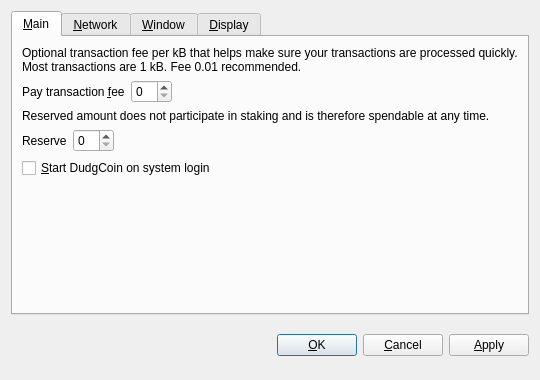
<?xml version="1.0" encoding="UTF-8"?>
<ui version="4.0">
 <class>OptionsDialog</class>
 <widget class="QDialog" name="OptionsDialog">
  <property name="geometry">
   <rect>
    <x>0</x>
    <y>0</y>
    <width>540</width>
    <height>380</height>
   </rect>
  </property>
  <property name="windowTitle">
   <string>Options</string>
  </property>
  <property name="modal">
   <bool>true</bool>
  </property>
  <layout class="QVBoxLayout" name="verticalLayout">
   <item>
    <widget class="QTabWidget" name="tabWidget">
     <property name="tabPosition">
      <enum>QTabWidget::North</enum>
     </property>
     <property name="currentIndex">
      <number>0</number>
     </property>
     <widget class="QWidget" name="tabMain">
      <attribute name="title">
       <string>&amp;Main</string>
      </attribute>
      <layout class="QVBoxLayout" name="verticalLayout_Main">
       <item>
        <widget class="QLabel" name="transactionFeeInfoLabel">
         <property name="text">
          <string>Optional transaction fee per kB that helps make sure your transactions are processed quickly. Most transactions are 1 kB. Fee 0.01 recommended.</string>
         </property>
         <property name="textFormat">
          <enum>Qt::PlainText</enum>
         </property>
         <property name="wordWrap">
          <bool>true</bool>
         </property>
        </widget>
       </item>
       <item>
        <layout class="QHBoxLayout" name="horizontalLayoutFee">
         <item>
          <widget class="QLabel" name="transactionFeeLabel">
           <property name="text">
            <string>Pay transaction &amp;fee</string>
           </property>
           <property name="textFormat">
            <enum>Qt::PlainText</enum>
           </property>
           <property name="buddy">
            <cstring>transactionFee</cstring>
           </property>
          </widget>
         </item>
         <item>
          <widget class="BitcoinAmountField" name="transactionFee"/>
         </item>
         <item>
          <spacer name="horizontalSpacerFee">
           <property name="orientation">
            <enum>Qt::Horizontal</enum>
           </property>
           <property name="sizeHint" stdset="0">
            <size>
             <width>40</width>
             <height>20</height>
            </size>
           </property>
          </spacer>
         </item>
        </layout>
       </item>
       <item>
        <widget class="QLabel" name="reserveBalanceInfoLabel">
         <property name="text">
          <string>Reserved amount does not participate in staking and is therefore spendable at any time.</string>
         </property>
         <property name="textFormat">
          <enum>Qt::PlainText</enum>
         </property>
         <property name="wordWrap">
          <bool>true</bool>
         </property>
        </widget>
       </item>
       <item>
        <layout class="QHBoxLayout" name="horizontalLayoutReserveBalance">
         <item>
          <widget class="QLabel" name="reserveBalanceLabel">
           <property name="text">
            <string>Reserve</string>
           </property>
           <property name="textFormat">
            <enum>Qt::PlainText</enum>
           </property>
           <property name="buddy">
            <cstring>reserveBalance</cstring>
           </property>
          </widget>
         </item>
         <item>
          <widget class="BitcoinAmountField" name="reserveBalance"/>
         </item>
         <item>
          <spacer name="horizontalSpacerReserveBalance">
           <property name="orientation">
            <enum>Qt::Horizontal</enum>
           </property>
           <property name="sizeHint" stdset="0">
            <size>
             <width>40</width>
             <height>20</height>
            </size>
           </property>
          </spacer>
         </item>
        </layout>
       </item>
       <item>
        <widget class="QCheckBox" name="bitcoinAtStartup">
         <property name="toolTip">
          <string>Automatically start DudgCoin after logging in to the system.</string>
         </property>
         <property name="text">
          <string>&amp;Start DudgCoin on system login</string>
         </property>
        </widget>
       </item>
       <item>
        <spacer name="verticalSpacer_Main">
         <property name="orientation">
          <enum>Qt::Vertical</enum>
         </property>
         <property name="sizeHint" stdset="0">
          <size>
           <width>20</width>
           <height>40</height>
          </size>
         </property>
        </spacer>
       </item>
      </layout>
     </widget>
     <widget class="QWidget" name="tabNetwork">
      <attribute name="title">
       <string>&amp;Network</string>
      </attribute>
      <layout class="QVBoxLayout" name="verticalLayout_Network">
       <item>
        <widget class="QCheckBox" name="mapPortUpnp">
         <property name="toolTip">
          <string>Automatically open the DudgCoin client port on the router. This only works when your router supports UPnP and it is enabled.</string>
         </property>
         <property name="text">
          <string>Map port using &amp;UPnP</string>
         </property>
        </widget>
       </item>
       <item>
        <widget class="QCheckBox" name="connectSocks">
         <property name="toolTip">
          <string>Connect to the DudgCoin network through a SOCKS5 proxy (e.g. when connecting through Tor).</string>
         </property>
         <property name="text">
          <string>&amp;Connect through SOCKS5 proxy:</string>
         </property>
        </widget>
       </item>
       <item>
        <layout class="QHBoxLayout" name="horizontalLayout_Network">
         <item>
          <widget class="QLabel" name="proxyIpLabel">
           <property name="text">
            <string>Proxy &amp;IP:</string>
           </property>
           <property name="textFormat">
            <enum>Qt::PlainText</enum>
           </property>
           <property name="buddy">
            <cstring>proxyIp</cstring>
           </property>
          </widget>
         </item>
         <item>
          <widget class="QValidatedLineEdit" name="proxyIp">
           <property name="maximumSize">
            <size>
             <width>140</width>
             <height>16777215</height>
            </size>
           </property>
           <property name="toolTip">
            <string>IP address of the proxy (e.g. 127.0.0.1)</string>
           </property>
          </widget>
         </item>
         <item>
          <widget class="QLabel" name="proxyPortLabel">
           <property name="text">
            <string>&amp;Port:</string>
           </property>
           <property name="textFormat">
            <enum>Qt::PlainText</enum>
           </property>
           <property name="buddy">
            <cstring>proxyPort</cstring>
           </property>
          </widget>
         </item>
         <item>
          <widget class="QLineEdit" name="proxyPort">
           <property name="maximumSize">
            <size>
             <width>55</width>
             <height>16777215</height>
            </size>
           </property>
           <property name="toolTip">
            <string>Port of the proxy (e.g. 9050)</string>
           </property>
          </widget>
         </item>
         <item>
          <spacer name="horizontalSpacer_Network">
           <property name="orientation">
            <enum>Qt::Horizontal</enum>
           </property>
           <property name="sizeHint" stdset="0">
            <size>
             <width>40</width>
             <height>20</height>
            </size>
           </property>
          </spacer>
         </item>
        </layout>
       </item>
       <item>
        <spacer name="verticalSpacer_Network">
         <property name="orientation">
          <enum>Qt::Vertical</enum>
         </property>
         <property name="sizeHint" stdset="0">
          <size>
           <width>20</width>
           <height>40</height>
          </size>
         </property>
        </spacer>
       </item>
      </layout>
     </widget>
     <widget class="QWidget" name="tabWindow">
      <attribute name="title">
       <string>&amp;Window</string>
      </attribute>
      <layout class="QVBoxLayout" name="verticalLayout_Window">
       <item>
        <widget class="QCheckBox" name="minimizeToTray">
         <property name="toolTip">
          <string>Show only a tray icon after minimizing the window.</string>
         </property>
         <property name="text">
          <string>&amp;Minimize to the tray instead of the taskbar</string>
         </property>
        </widget>
       </item>
       <item>
        <widget class="QCheckBox" name="minimizeOnClose">
         <property name="toolTip">
          <string>Minimize instead of exit the application when the window is closed. When this option is enabled, the application will be closed only after selecting Quit in the menu.</string>
         </property>
         <property name="text">
          <string>M&amp;inimize on close</string>
         </property>
        </widget>
       </item>
       <item>
        <spacer name="verticalSpacer_Window">
         <property name="orientation">
          <enum>Qt::Vertical</enum>
         </property>
         <property name="sizeHint" stdset="0">
          <size>
           <width>20</width>
           <height>40</height>
          </size>
         </property>
        </spacer>
       </item>
      </layout>
     </widget>
     <widget class="QWidget" name="tabDisplay">
      <attribute name="title">
       <string>&amp;Display</string>
      </attribute>
      <layout class="QVBoxLayout" name="verticalLayout_Display">
       <item>
        <layout class="QHBoxLayout" name="horizontalLayout_1_Display">
         <item>
          <widget class="QLabel" name="langLabel">
           <property name="text">
            <string>User Interface &amp;language:</string>
           </property>
           <property name="textFormat">
            <enum>Qt::PlainText</enum>
           </property>
           <property name="buddy">
            <cstring>lang</cstring>
           </property>
          </widget>
         </item>
         <item>
          <widget class="QValueComboBox" name="lang">
           <property name="toolTip">
            <string>The user interface language can be set here. This setting will take effect after restarting DudgCoin.</string>
           </property>
          </widget>
         </item>
        </layout>
       </item>
       <item>
        <layout class="QHBoxLayout" name="horizontalLayout_2_Display">
         <item>
          <widget class="QLabel" name="unitLabel">
           <property name="text">
            <string>&amp;Unit to show amounts in:</string>
           </property>
           <property name="textFormat">
            <enum>Qt::PlainText</enum>
           </property>
           <property name="buddy">
            <cstring>unit</cstring>
           </property>
          </widget>
         </item>
         <item>
          <widget class="QValueComboBox" name="unit">
           <property name="toolTip">
            <string>Choose the default subdivision unit to show in the interface and when sending coins.</string>
           </property>
          </widget>
         </item>
        </layout>
       </item>
       <item>
        <widget class="QCheckBox" name="coinControlFeatures">
         <property name="toolTip">
          <string>Whether to show coin control features or not.</string>
         </property>
         <property name="text">
          <string>Display coin &amp;control features (experts only!)</string>
         </property>
        </widget>
       </item>
       <item>
        <widget class="QCheckBox" name="useBlackTheme">
         <property name="text">
          <string>Use black visual theme (requires restart)</string>
         </property>
        </widget>
       </item>
       <item>
        <spacer name="verticalSpacer_Display">
         <property name="orientation">
          <enum>Qt::Vertical</enum>
         </property>
         <property name="sizeHint" stdset="0">
          <size>
           <width>20</width>
           <height>40</height>
          </size>
         </property>
        </spacer>
       </item>
      </layout>
     </widget>
    </widget>
   </item>
   <item>
    <layout class="QHBoxLayout" name="horizontalLayout_Buttons">
     <item>
      <spacer name="horizontalSpacer_1">
       <property name="orientation">
        <enum>Qt::Horizontal</enum>
       </property>
       <property name="sizeHint" stdset="0">
        <size>
         <width>40</width>
         <height>48</height>
        </size>
       </property>
      </spacer>
     </item>
     <item>
      <widget class="QLabel" name="statusLabel">
       <property name="font">
        <font>
         <weight>75</weight>
         <bold>true</bold>
        </font>
       </property>
       <property name="text">
        <string/>
       </property>
       <property name="textFormat">
        <enum>Qt::PlainText</enum>
       </property>
       <property name="wordWrap">
        <bool>true</bool>
       </property>
      </widget>
     </item>
     <item>
      <spacer name="horizontalSpacer_2">
       <property name="orientation">
        <enum>Qt::Horizontal</enum>
       </property>
       <property name="sizeHint" stdset="0">
        <size>
         <width>40</width>
         <height>48</height>
        </size>
       </property>
      </spacer>
     </item>
     <item>
      <widget class="QPushButton" name="okButton">
       <property name="text">
        <string>&amp;OK</string>
       </property>
      </widget>
     </item>
     <item>
      <widget class="QPushButton" name="cancelButton">
       <property name="text">
        <string>&amp;Cancel</string>
       </property>
       <property name="autoDefault">
        <bool>false</bool>
       </property>
      </widget>
     </item>
     <item>
      <widget class="QPushButton" name="applyButton">
       <property name="text">
        <string>&amp;Apply</string>
       </property>
       <property name="autoDefault">
        <bool>false</bool>
       </property>
      </widget>
     </item>
    </layout>
   </item>
  </layout>
 </widget>
 <customwidgets>
  <customwidget>
   <class>BitcoinAmountField</class>
   <extends>QSpinBox</extends>
   <header>bitcoinamountfield.h</header>
  </customwidget>
  <customwidget>
   <class>QValueComboBox</class>
   <extends>QComboBox</extends>
   <header>qvaluecombobox.h</header>
  </customwidget>
  <customwidget>
   <class>QValidatedLineEdit</class>
   <extends>QLineEdit</extends>
   <header>qvalidatedlineedit.h</header>
  </customwidget>
 </customwidgets>
 <resources/>
 <connections/>
</ui>
